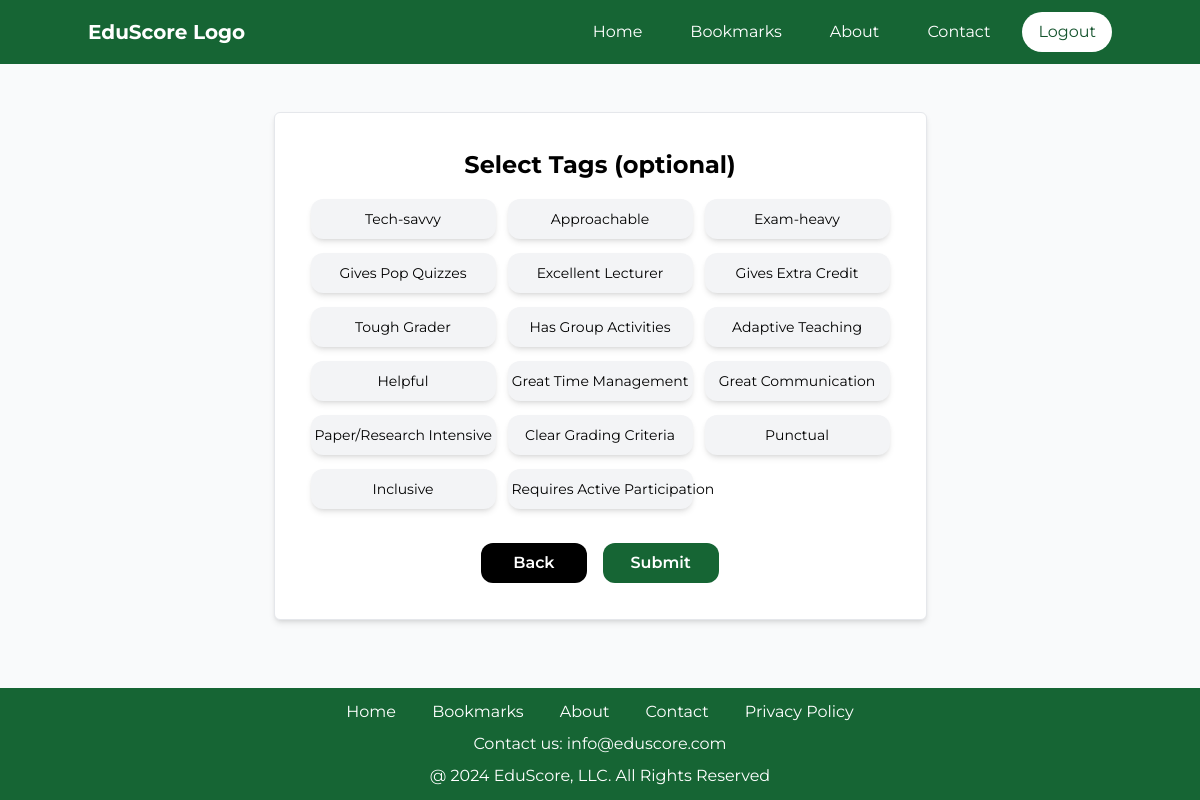
/eval_tag/19 (signed in), run on an earlier commit of the app's database.
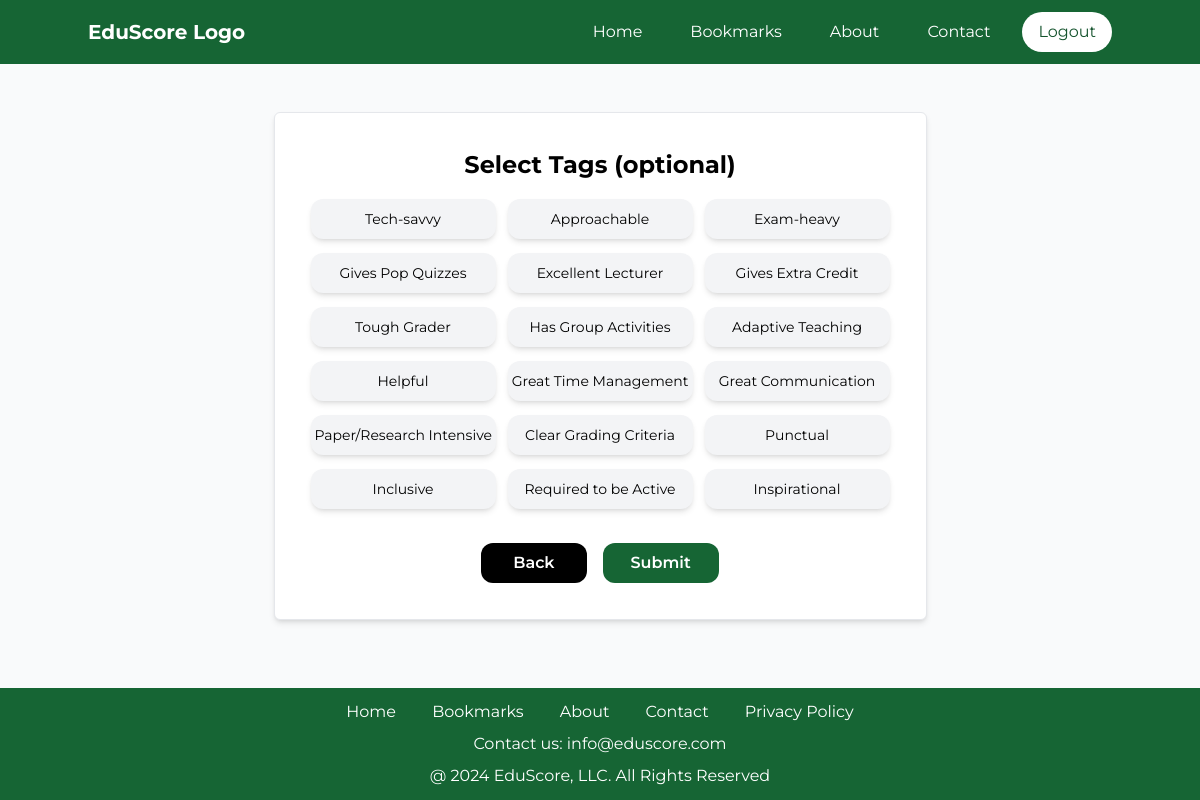
And on a later commit of the database.
### EvalSys/models.py (models this page shows, shortened)
class TagTB(models.Model):
    TagName = models.CharField(max_length=100, null=False, blank=False)
    isHidden = models.BooleanField(null=False, blank=False)

### EvalSys/views.py (the view)
# urls.py: path('eval_tag/<EvalID>', views.EvaluateTags, name='EvalTag'),
@login_required(login_url='UserLogin')
def EvaluateTags(request, EvalID):
    user = request.user
    EvalRec = EvaluationTB.objects.get(pk=EvalID)
    if user.id == EvalRec.UserID.id:
        hasEval = Evaluation_TagTB.objects.filter(EvaluationID=EvalID)
        noEval = TagTB.objects.filter(isHidden=False).exclude(id__in=Subquery(hasEval.values('TagID_id')))
        if request.method == "POST":
            form = EvalTagForm(request.POST)
            EvalID = request.POST['EvaluationID']
            TagID = request.POST['TagID']
            try:
                RecDel = Evaluation_TagTB.objects.get(EvaluationID=EvalID, TagID=TagID)
                RecDel.delete()
                return redirect('EvalTag', EvalID)
            except:
                pass
            if form.is_valid():
                form.save()
                return redirect('EvalTag', EvalID)
            else:
                return render(request, 'eval_tags.html',
                              {'hasEval': hasEval, 'noEval': noEval, 'EvalID': EvalID,
                               'TeacherID': EvalRec.TeacherID.id, 'forms': form})
        else:
            return render(request, 'eval_tags.html',
                          {'hasEval': hasEval, 'noEval': noEval, 'EvalID': EvalID, 'TeacherID': EvalRec.TeacherID.id})
    else:
        return redirect('SearchProf')

### templates/eval_tags.html (shortened to what this page needs)
{% extends 'temp_2.html' %}
{% block content %}
	<div class="flex justify-center mt-12 mb-12">
        <div class="p-9 bg-white rounded-md border shadow-md">
            <div class="flex justify-center">
                <h1 class="text-2xl font-bold mb-4">Select Tags (optional)</h1>
            </div>
            <div class="grid grid-cols-3 gap-3">
                {% for tag in noEval %}
                    <form action="{% url 'EvalTag' EvalID %}" method="POST" class="space-y-0.5">
                        <div class="flex justify-center">
                            <button class="buttonTags px-1 py-2.5 rounded-xl w-[185px] whitespace-nowrap" type="submit">{{ tag.TagName }}</button>
                        </div>
                    </form>
                {% endfor %}
            </div>
            <div class="flex justify-center pt-8">
                 <a href="{% url 'EditEval' EvalID %}" class="buttonBlack text-center px-8 py-2 mt-0.5 mx-2">Back</a>
                <a href="{% url 'TeacherInfo' TeacherID %}" class="buttonGreen text-white px-7 py-2 mt-0.5 mx-2 rounded-xl">Submit</a>
            </div>
        </div>
    </div>
{% endblock %}

What changed in the data, as far as the page shows it:
changed TagTB: TagName "Requires Active Participation" → "Required to be Active"
added TagTB: TagName "Inspirational"
